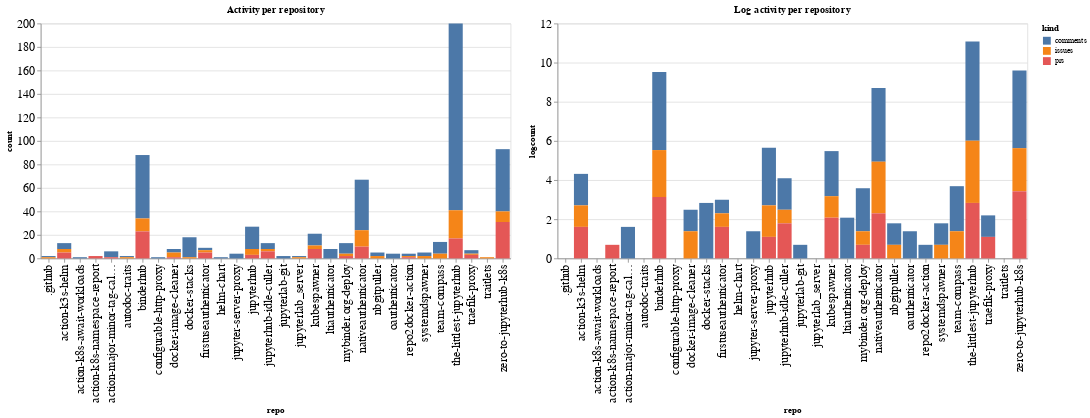

The cell this chart's notebook holds for it:
### Code cell
ch1 = alt.Chart(repo_summaries, width=600, title="Activity per repository").mark_bar().encode(
    x='repo',
    y='count',
    color='kind',
    tooltip="kind"
)

ch2 = alt.Chart(repo_summaries, width=600, title="Log activity per repository").mark_bar().encode(
    x='repo',
    y='logcount',
    color='kind',
    tooltip="kind"
)

ch1 | ch2

### Figure 1 — Vega-Lite specification as saved in the notebook (floating-point values rounded to 4 significant figures)
{"config": {"axisLeft": {"labelFontSize": 15}, "axisBottom": {"labelFontSize": 15}}, "hconcat": [{"mark": "bar", "encoding": {"color": {"type": "nominal", "field": "kind"}, "tooltip": {"type": "nominal", "field": "kind"}, "x": {"type": "nominal", "field": "repo"}, "y": {"type": "quantitative", "field": "count"}}, "title": "Activity per repository", "width": 600}, {"mark": "bar", "encoding": {"color": {"type": "nominal", "field": "kind"}, "tooltip": {"type": "nominal", "field": "kind"}, "x": {"type": "nominal", "field": "repo"}, "y": {"type": "quantitative", "field": "logcount"}}, "title": "Log activity per repository", "width": 600}], "data": {"name": "data-856c53ae3e4c12e0157fdb1f09568d3f"}, "$schema": "https://vega.github.io/schema/vega-lite/v4.8.1.json", "datasets": {"data-856c53ae3e4c12e0157fdb1f09568d3f": [{"repo": ".github", "kind": "comments", "count": 1, "logcount": 0.0}, {"repo": ".github", "kind": "issues", "count": 1, "logcount": 0.0}, {"repo": "action-k3s-helm", "kind": "comments", "count": 5, "logcount": 1.609}, {"repo": "action-k3s-helm", "kind": "issues", "count": 3, "logcount": 1.099}, {"repo": "action-k3s-helm", "kind": "prs", "count": 5, "logcount": 1.609}, {"repo": "action-k8s-await-workloads", "kind": "comments", "count": 1, "logcount": 0.0}, {"repo": "action-k8s-namespace-report", "kind": "prs", "count": 2, "logcount": 0.6931}, {"repo": "action-major-minor-tag-calculator", "kind": "comments", "count": 5, "logcount": 1.609}, {"repo": "action-major-minor-tag-calculator", "kind": "prs", "count": 1, "logcount": 0.0}, {"repo": "autodoc-traits", "kind": "comments", "count": 1, "logcount": 0.0}, {"repo": "autodoc-traits", "kind": "issues", "count": 1, "logcount": 0.0}, {"repo": "binderhub", "kind": "comments", "count": 54, "logcount": 3.989}, {"repo": "binderhub", "kind": "issues", "count": 11, "logcount": 2.398}, {"repo": "binderhub", "kind": "prs", "count": 23, "logcount": 3.135}, {"repo": "configurable-http-proxy", "kind": "comments", "count": 1, "logcount": 0.0}, {"repo": "docker-image-cleaner", "kind": "comments", "count": 3, "logcount": 1.099}, {"repo": "docker-image-cleaner", "kind": "issues", "count": 4, "logcount": 1.386}, {"repo": "docker-image-cleaner", "kind": "prs", "count": 1, "logcount": 0.0}, {"repo": "docker-stacks", "kind": "comments", "count": 17, "logcount": 2.833}, {"repo": "docker-stacks", "kind": "issues", "count": 1, "logcount": 0.0}, {"repo": "firstuseauthenticator", "kind": "comments", "count": 2, "logcount": 0.6931}, {"repo": "firstuseauthenticator", "kind": "issues", "count": 2, "logcount": 0.6931}, {"repo": "firstuseauthenticator", "kind": "prs", "count": 5, "logcount": 1.609}, {"repo": "helm-chart", "kind": "comments", "count": 1, "logcount": 0.0}, {"repo": "jupyter-server-proxy", "kind": "comments", "count": 4, "logcount": 1.386}, {"repo": "jupyterhub", "kind": "comments", "count": 19, "logcount": 2.944}, {"repo": "jupyterhub", "kind": "issues", "count": 5, "logcount": 1.609}, {"repo": "jupyterhub", "kind": "prs", "count": 3, "logcount": 1.099}, {"repo": "jupyterhub-idle-culler", "kind": "comments", "count": 5, "logcount": 1.609}, {"repo": "jupyterhub-idle-culler", "kind": "issues", "count": 2, "logcount": 0.6931}, {"repo": "jupyterhub-idle-culler", "kind": "prs", "count": 6, "logcount": 1.792}, {"repo": "jupyterlab-git", "kind": "comments", "count": 2, "logcount": 0.6931}, {"repo": "jupyterlab_server", "kind": "comments", "count": 1, "logcount": 0.0}, {"repo": "jupyterlab_server", "kind": "issues", "count": 1, "logcount": 0.0}, {"repo": "kubespawner", "kind": "comments", "count": 10, "logcount": 2.303}, {"repo": "kubespawner", "kind": "issues", "count": 3, "logcount": 1.099}, {"repo": "kubespawner", "kind": "prs", "count": 8, "logcount": 2.079}, {"repo": "ltiauthenticator", "kind": "comments", "count": 8, "logcount": 2.079}, {"repo": "mybinder.org-deploy", "kind": "comments", "count": 9, "logcount": 2.197}, {"repo": "mybinder.org-deploy", "kind": "issues", "count": 2, "logcount": 0.6931}, {"repo": "mybinder.org-deploy", "kind": "prs", "count": 2, "logcount": 0.6931}, {"repo": "nativeauthenticator", "kind": "comments", "count": 43, "logcount": 3.761}, {"repo": "nativeauthenticator", "kind": "issues", "count": 14, "logcount": 2.639}, {"repo": "nativeauthenticator", "kind": "prs", "count": 10, "logcount": 2.303}, {"repo": "nbgitpuller", "kind": "comments", "count": 3, "logcount": 1.099}, {"repo": "nbgitpuller", "kind": "issues", "count": 2, "logcount": 0.6931}, {"repo": "oauthenticator", "kind": "comments", "count": 4, "logcount": 1.386}, {"repo": "repo2docker-action", "kind": "comments", "count": 2, "logcount": 0.6931}, {"repo": "repo2docker-action", "kind": "issues", "count": 1, "logcount": 0.0}, {"repo": "repo2docker-action", "kind": "prs", "count": 1, "logcount": 0.0}, {"repo": "systemdspawner", "kind": "comments", "count": 3, "logcount": 1.099}, {"repo": "systemdspawner", "kind": "issues", "count": 2, "logcount": 0.6931}, {"repo": "team-compass", "kind": "comments", "count": 10, "logcount": 2.303}, {"repo": "team-compass", "kind": "issues", "count": 4, "logcount": 1.386}, {"repo": "the-littlest-jupyterhub", "kind": "comments", "count": 159, "logcount": 5.069}, {"repo": "the-littlest-jupyterhub", "kind": "issues", "count": 24, "logcount": 3.178}, {"repo": "the-littlest-jupyterhub", "kind": "prs", "count": 17, "logcount": 2.833}, {"repo": "traefik-proxy", "kind": "comments", "count": 3, "logcount": 1.099}, {"repo": "traefik-proxy", "kind": "issues", "count": 1, "logcount": 0.0}, {"repo": "traefik-proxy", "kind": "prs", "count": 3, "logcount": 1.099}, {"repo": "traitlets", "kind": "issues", "count": 1, "logcount": 0.0}, {"repo": "zero-to-jupyterhub-k8s", "kind": "comments", "count": 53, "logcount": 3.97}, {"repo": "zero-to-jupyterhub-k8s", "kind": "issues", "count": 9, "logcount": 2.197}, {"repo": "zero-to-jupyterhub-k8s", "kind": "prs", "count": 31, "logcount": 3.434}]}}
